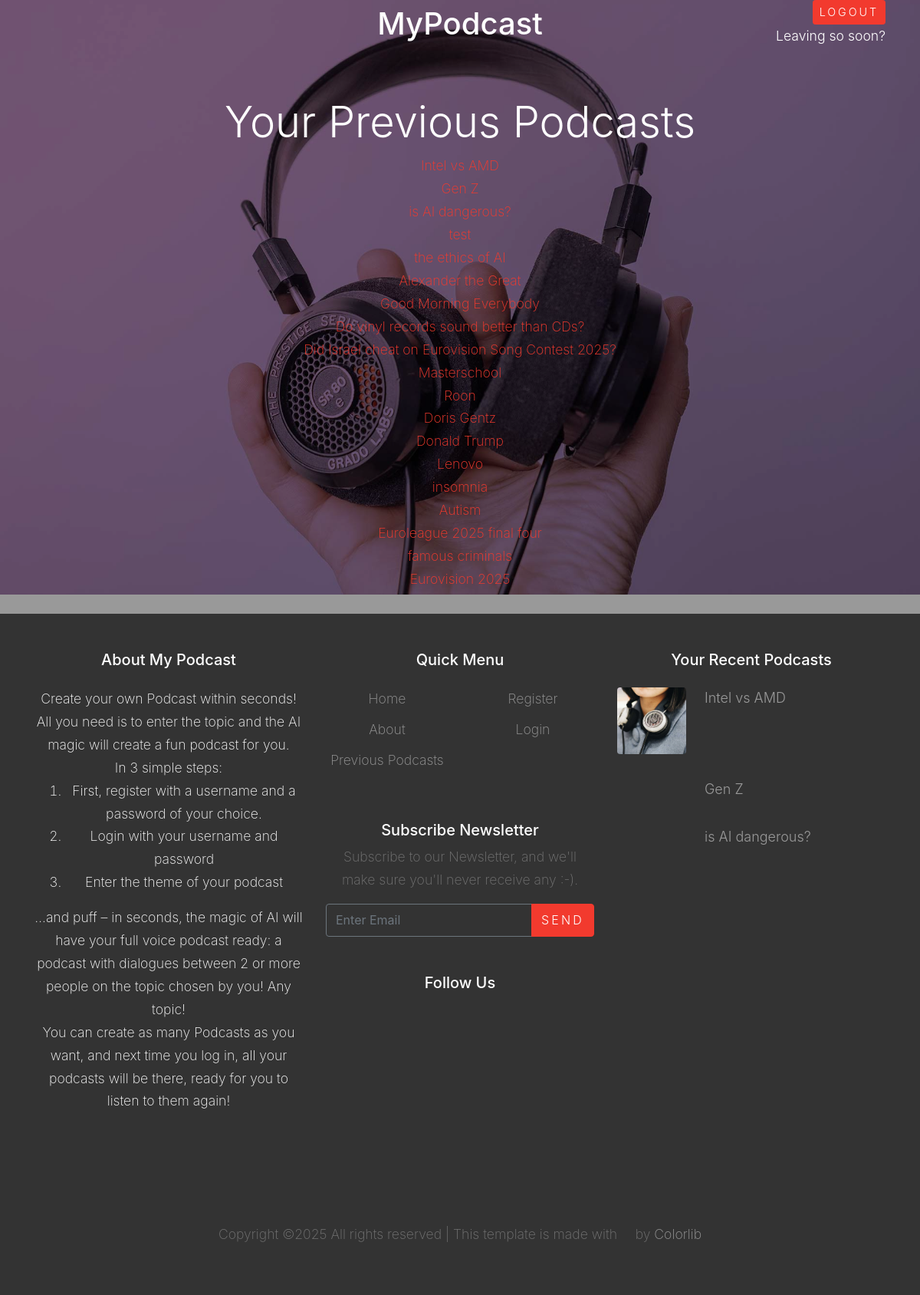
The app's page /previous_podcasts (signed in) with its own data.
### app.py (models this page shows)
class Podcast(db.Model):
    __tablename__ = 'podcast'
    id = db.Column(db.Integer, primary_key=True)
    title = db.Column(db.String(80), unique=True, nullable=False)
    podcast_url = db.Column(db.String(200), nullable=False)
    created_at = db.Column(db.DateTime, default=func.now(),
                           nullable=False)  # Date stamp column
    updated_at = Column(db.DateTime, default=func.now(), onupdate=func.now(),
                        nullable=False)  # Auto-updating timestamp
    users = relationship("User", secondary=podcasts_per_user,
                         back_populates="podcasts")

### app.py (the view)
@app.route('/previous_podcasts')
def previous_podcasts():
    user_podcasts_list = []
    if session:
        user = User.query.filter_by(username=session['username']).first()
        user_id = user.id
        stmt = select(podcasts_per_user).where(
            podcasts_per_user.c.user_id == user_id)
        podcast_ids_for_user = []
        results = db.session.execute(stmt).fetchall()
        if results:
            podcast_ids_for_user = [row[1] for row in results]
        if podcast_ids_for_user:
            [user_podcasts_list.append(Podcast.query.filter_by(id=i).first()) for i
             in podcast_ids_for_user]
    else:
        flash("Please Log in First")
    return render_template('previous_podcasts.html', user_podcasts_list=user_podcasts_list)

### templates/previous_podcasts.html (shortened to what this page needs)
{% extends "base.html" %}
{% block content %}
{% if user_podcasts_list %}
              <h2 class="text-white font-weight-light mb-2 display-4">Your Previous Podcasts</h2>
              <div class="block-25 block-25-scrollable">
                  <ul class="list-unstyled">
                  {% set n = user_podcasts_list|length %}
                  {% for i in range(n-1, -1, -1) %}
                    {% set podcast = user_podcasts_list[i] %}
                      <li><a href="{{ url_for('podcast', audio_file=podcast.podcast_url) }}">{{ podcast.title }}</a></li>
{% endfor %}
                  </ul>
              </div>
{% else %}
    <div id="create">
        <h3 class="footer-heading mb-4">You have no Podcasts yet</h3>
        <a href="{{ url_for('home') }}" class="btn btn-primary btn-sm py-3 px-4 small" type="button">Create</a>
        <div class="text-white mb-4">your first Podcast!</div>
    </div>
{% endif %}
{% endblock %}

### templates/base.html (shortened to what this page needs)
<!DOCTYPE html>
<html lang="en">
  <head>
    <link rel="stylesheet" href="static/fonts/icomoon/style.css">
    <link rel="stylesheet" href="static/css/bootstrap.min.css">
    <link rel="stylesheet" href="static/css/magnific-popup.css">
    <link rel="stylesheet" href="static/css/jquery-ui.css">
    <link rel="stylesheet" href="static/css/owl.carousel.min.css">
    <link rel="stylesheet" href="static/css/owl.theme.default.min.css">
    <link rel="stylesheet" href="https://cdn.jsdelivr.net/npm/mediaelement@4.2.7/build/mediaelementplayer.min.css">
    <link rel="stylesheet" href="static/css/aos.css">
    <link rel="stylesheet" href="static/css/style.css">
  </head>
  <body class="d-flex flex-column min-vh-100">
  <div class="site-wrap flex-fill">
    <header class="site-navbar pb-4 absolute transparent" role="banner">
      <div class="container">
        <div class="row align-items-center">
          <div class="col-3" data-aos="fade-down">
            <nav class="site-navigation position-relative text-left text-md-left" role="navigation">
               <div class="d-inline-block ml-md-0 mr-auto py-3"><a href="#" class="site-menu-toggle js-menu-toggle text-white"><span class="icon-menu h3"></span></a></div>
            </nav>
          </div>
          <div class="col-6 position-relative text-center text-md-center" data-aos="fade-down">
            <h1 class="text-white h1">MyPodcast</h1>
          </div>
          <div id=logout class="col-3 text-white font-weight-light mb-2 position-relative text-right text-md-right"><a href="{{ url_for('logout') }}" class="btn btn-primary btn-sm" type="button">Logout</a><br>
            Leaving so soon?
          </div>
        </div>
      </div>
    </header>
    <div class="site-blocks-cover overlay" style="background-image: url(static/images/hero_bg_1.jpg);" data-aos="fade" data-stellar-background-ratio="0.5">
      <div class="container pt-5">
        <div class="row align-items-center justify-content-center text-center">
          <div class="col-md-8" data-aos="fade-up" data-aos-delay="400">
        {% block content %}{% endblock %}
          </div>
        </div>
      </div>
    </div>
<footer class="site-footer text-center py-5 mt-auto">
      <div class="container">
        <div class="row">
          <div class="col-lg-4">
            <div class="mb-5 text-white">
              <h3 class="footer-heading mb-4">About My Podcast</h3>
                Create your own Podcast within seconds!<br>
                All you need is to enter the topic and the AI magic will create a fun podcast for you.<br>
                In 3 simple steps:
                <ol>
                  <li>First, register with a username and a password of your choice.</li>
                  <li>Login with your username and password</li>
                  <li>Enter the theme of your podcast</li>
              </ol>
                …and puff – in seconds, the magic of AI will have your full voice podcast ready: a podcast with dialogues between 2 or more people on the topic chosen by you! Any topic!<br>
                You can create as many Podcasts as you want, and next time you log in, all your podcasts will be there, ready for you to listen to them again!
            </div>
          </div>
          <div class="col-lg-4 mb-5 mb-lg-0">
            <div class="row mb-5">
              <div class="col-md-12">
                <h3 class="footer-heading mb-4">Quick Menu</h3>
              </div>
              <div class="col-md-6 col-lg-6">
                <ul class="list-unstyled">
                  <li><a href="{{ url_for('home') }}">Home</a>
                  <li><a href="{{ url_for('about') }}">About</a>
                  <li><a href="{{ url_for('previous_podcasts') }}">Previous Podcasts</a>
                </ul>
              </div>
              <div class="col-md-6 col-lg-6">
                <ul class="list-unstyled">
                  <li><a href="{{ url_for('register') }}" >Register</a></li>
                  <li><a href="{{ url_for('login') }}" >Login</a></li>
                </ul>
              </div>
            </div>
            <div class="mb-5">
              <h3 class="footer-heading mb-2">Subscribe Newsletter</h3>
              <p>Subscribe to our Newsletter, and we'll make sure you'll never receive any :-).</p>
              <form action="#" method="post">
                <div class="input-group mb-3">
                  <input type="text" class="form-control border-secondary text-white bg-transparent" placeholder="Enter Email" aria-label="Enter Email" aria-describedby="button-addon2">
                  <div class="input-group-append">
                    <button class="btn btn-primary" type="button" id="button-addon2">Send</button>
                  </div>
                </div>
              </form>
            </div>
            <div class="row">
              <div class="col-md-12">
                <h3 class="footer-heading mb-4">Follow Us</h3>
                <div>
                  <a href="#" class="pl-0 pr-3"><span class="icon-facebook"></span></a>
                  <a href="#" class="pl-3 pr-3"><span class="icon-twitter"></span></a>
                  <a href="#" class="pl-3 pr-3"><span class="icon-instagram"></span></a>
                  <a href="#" class="pl-3 pr-3"><span class="icon-linkedin"></span></a>
                </div>
              </div>
            </div>
          </div>
          <div class="col-lg-4 mb-5 mb-lg-0">
            <div class="mb-5">
              {% if user_podcasts_list %}
              <h3 class="footer-heading mb-4">Your Recent Podcasts</h3>
              <div class="block-25">
                <ul class="list-unstyled">
                    {% set n = user_podcasts_list|length %}
                    {% set m = [n, 3]|min %}
                      {% for i in range(n-1, n-m-1, -1) %}
                        {% set podcast = user_podcasts_list[i] %}
                        {% set image = "static/images/img_" + (n-i)|string + ".jpg" %}
                  <li class="mb-3">
                      <a href="{{ url_for('podcast', audio_file=podcast.podcast_url) }}" class="d-flex">
                      <figure class="image mr-4">
                        <img src="{{ image }}" alt="" class="img-fluid">
                      </figure>
                      <div class="text">
                        <h3 class="heading font-weight-light">{{ podcast.title}}</h3>
                      </div>
                    </a>
                  </li>
                {% endfor %}
                </ul>
              </div>
              {% endif %}
            </div>
          </div>
        </div>
        <div class="row pt-5 mt-5 text-center">
          <div class="col-md-12">
            <p>
            Copyright &copy; All rights reserved | This template is made with <i class="icon-heart-o" aria-hidden="true"></i> by <a href="https://colorlib.com" target="_blank" >Colorlib</a>
            </p>
          </div>
        </div>
      </div>
    </footer>
  </div>
  </body>
</html>

### static/css/style.css (style rules this page uses)
body { line-height: 1.7; color: #4d4d4d; font-weight: 200; font-size: 1.1rem; }
a { -webkit-transition: .3s all ease; -o-transition: .3s all ease; transition: .3s all ease; }
.site-wrap:before { -webkit-transition: .3s all ease-in-out; -o-transition: .3s all ease-in-out; transition: .3s all ease-in-out; background: rgba(0, 0, 0, 0.6); content: ""; position: absolute; z-index: 2000; top: 0; left: 0; right: 0; bottom: 0; opacity: 0; visibility: hidden; }
.btn { text-transform: uppercase; position: relative; -webkit-transition: 0.2s all ease-in-out !important; -o-transition: 0.2s all ease-in-out !important; transition: 0.2s all ease-in-out !important; top: 0; letter-spacing: .05em; }
.btn.btn-sm { font-size: 0.9rem; }
.btn.btn-primary { font-weight: 300; letter-spacing: .2em; }
.form-control { height: 43px; }
.site-footer { padding: 4em 0; background: #333333; }
.site-footer p { color: #737373; }
.site-footer h2, .site-footer h3, .site-footer h4, .site-footer h5 { color: #fff; }
.site-footer a { color: #999999; }
.site-footer ul li { margin-bottom: 10px; }
.site-footer .footer-heading { font-size: 20px; color: #fff; }
.site-navbar { margin-bottom: 0px; z-index: 1999; position: relative; }
.site-navbar.transparent { background: transparent; }
.site-navbar.absolute { position: absolute; top: 0; left: 0; width: 100%; }
.site-blocks-cover { background-size: cover; background-repeat: no-repeat; background-position: top; background-position: center center; }
.site-blocks-cover.overlay { position: relative; }
.site-blocks-cover.overlay:before { position: absolute; content: ""; left: 0; bottom: 0; right: 0; top: 0; background: rgba(0, 0, 0, 0.4); }
.site-blocks-cover, .site-blocks-cover .row { min-height: 600px; height: calc(100vh); }
.site-blocks-cover h2, .site-blocks-cover h3, .site-blocks-cover h4, .site-blocks-cover h5 { color: #fff; }
.block-25 ul, .block-25 ul li { padding: 0; margin: 0; }
.block-25 ul li a .image { -webkit-box-flex: 0; -ms-flex: 0 0 90px; flex: 0 0 90px; }
.block-25 ul li a .image img { border-radius: 4px; max-width: 100%; opacity: 1; -webkit-transition: .3s all ease-in-out; -o-transition: .3s all ease-in-out; transition: .3s all ease-in-out; }
.block-25 ul li a .text .heading { font-size: 18px; line-height: 1.5; margin: 0; padding: 0; -webkit-transition: .3s all ease; -o-transition: .3s all ease; transition: .3s all ease; color: #999999; }
.block-25-scrollable { max-height: 75vh; overflow-y: auto; }

### records on screen
Podcast: title "Intel vs AMD", title "Intel vs AMD"
Podcast: title "Gen Z", title "Gen Z"
Podcast: title "is AI dangerous?", title "is AI dangerous?"
Podcast: title "test"
Podcast: title "the ethics of AI"
Podcast: title "Alexander the Great"
Podcast: title "Good Morning Everybody"
Podcast: title "Do vinyl records sound better than CDs?"
Podcast: title "Did Israel cheat on Eurovision Song Contest 2025?"
Podcast: title "Masterschool"
Podcast: title "Roon"
Podcast: title "Doris Gentz"
Podcast: title "Donald Trump"
Podcast: title "Lenovo"
Podcast: title "insomnia"
Podcast: title "Autism"
Podcast: title "Euroleague 2025 final four"
Podcast: title "famous criminals"
Podcast: title "Eurovision 2025"
